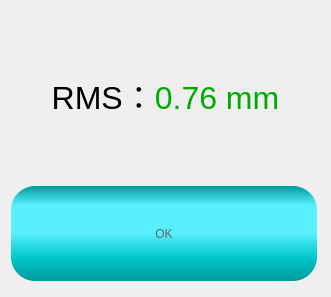
<?xml version="1.0" encoding="UTF-8"?>
<ui version="4.0">
 <class>dlgRegistrationSuccess</class>
 <widget class="QDialog" name="dlgRegistrationSuccess">
  <property name="geometry">
   <rect>
    <x>0</x>
    <y>0</y>
    <width>331</width>
    <height>297</height>
   </rect>
  </property>
  <property name="windowTitle">
   <string>Dialog</string>
  </property>
  <property name="styleSheet">
   <string notr="true"/>
  </property>
  <layout class="QVBoxLayout" name="verticalLayout">
   <item>
    <widget class="QLabel" name="lblRMS">
     <property name="styleSheet">
      <string notr="true">font: 24pt &quot;Arial&quot;;</string>
     </property>
     <property name="text">
      <string>&lt;html&gt;&lt;head/&gt;&lt;body&gt;&lt;p&gt;&lt;span style=&quot; font-size:24pt;&quot;&gt;RMS：&lt;/span&gt;&lt;span style=&quot; font-size:24pt; color:#00aa00;&quot;&gt;0.76 mm&lt;/span&gt;&lt;/p&gt;&lt;/body&gt;&lt;/html&gt;</string>
     </property>
     <property name="alignment">
      <set>Qt::AlignCenter</set>
     </property>
    </widget>
   </item>
   <item>
    <widget class="QPushButton" name="pushButton">
     <property name="minimumSize">
      <size>
       <width>300</width>
       <height>100</height>
      </size>
     </property>
     <property name="styleSheet">
      <string notr="true">QPushButton{
font: 48pt &quot;Arial&quot;;
color:#666666;
border-radius:24px;
background-color: qlineargradient(spread:pad, x1:0, y1:0, x2:0, y2:1, stop:0 rgba(0, 155, 155, 255), stop:0.2 rgba(88, 239, 255, 255), stop:0.5 rgba(88, 239, 255, 255), stop:0.75 rgba(0, 200, 200, 255),  stop:1 rgba(0, 155, 155, 255));
padding: 0px 20px;
margin-bottom:5px;
margin-right:3px;
}

QPushButton:hover{
color:#aa3333;
background-color: qlineargradient(spread:pad, x1:0, y1:0, x2:0, y2:1, stop:0 rgba(50, 155, 155, 255), stop:0.2 rgba(150, 239, 255, 255), stop:0.5 rgba(150, 239, 255, 255), stop:0.75 rgba(50, 200, 200, 255),  stop:1 rgba(50, 155, 155, 255));
}

QPushButton:pressed{
margin-top:5px;
margin-bottom:0px;
margin-left:3px;
margin-right:0px;
}</string>
     </property>
     <property name="text">
      <string>OK</string>
     </property>
    </widget>
   </item>
  </layout>
 </widget>
 <resources/>
 <connections/>
</ui>
